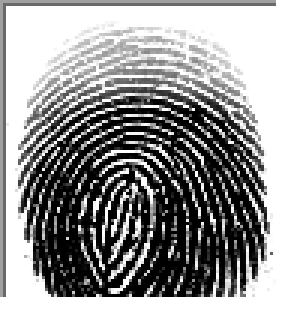
#> input picture Algorithms/Images/Real/1__M_Left_index_finger.BMP, 96 x 103 px (shown 3 times larger); its folder holds 4 pictures in this run
$ python MinutiaeExtraction_OLD.py
#> lines starting #> are read from the running program, lines starting #| are printed output that depends on the picture; after the words box and inside, x2 and y2 are one past the last pixel; in counts of white or black regions, pixels touching at a corner belong together
from PIL import Image, ImageFilter
from skimage.feature import hessian_matrix, hessian_matrix_eigvals
from scipy.ndimage import convolve
import math
import skimage
import matplotlib.image as mpimg
from skimage.morphology import square
from skimage.morphology import convex_hull_image, erosion
import matplotlib.pyplot as plt
import numpy as np
import glob
import random
import imageio
import PIL
import cv2
import pandas as pd


DATA_DIR = "C:\\Users\\Andy\\OneDrive\\Desktop\\FingerPrint Matching Project\\Fingerprint-Matching-System\\Algorithms\\Images\\Real\\"
list_dirs = list(glob.glob(DATA_DIR+"*.BMP"))
num_images = len(list_dirs)
random.seed(42)

r = random.randint(0, num_images)
display_list = list_dirs[r:r+3]

image1 = imageio.v3.imread(display_list[0])
#> image1 is the input picture: shape (103, 96, 4); mean R, G, B, A 125.1, 125.1, 125.1, 234.9
image2 = imageio.v3.imread(display_list[1])
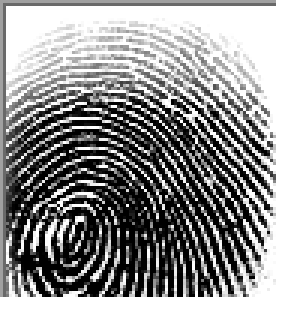
#> input picture Algorithms/Images/Real/1__M_Left_middle_finger.BMP, 96 x 103 px (shown 3 times larger)
#> image2 is the input picture: shape (103, 96, 4); mean R, G, B, A 121.3, 121.3, 121.3, 234.9
image3 = imageio.v3.imread(display_list[2])
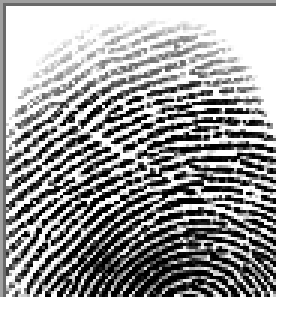
#> input picture Algorithms/Images/Real/1__M_Left_thumb_finger.BMP, 96 x 103 px (shown 3 times larger)
#> image3 is the input picture: shape (103, 96, 4); mean R, G, B, A 139.5, 139.5, 139.5, 234.9

# fig, axes = plt.subplots(1, 3, figsize=(16, 16))
# axes[0].imshow(image1)
# axes[1].imshow(image2)
# axes[2].imshow(image3)


# Image Transforms
#
# 1. Image Smoothening
# 2. Thresholding
# 3. Edge Detection
#
# Image enhancement and preprocessing techniques such as smoothing, thresholding and edge detection are used to make features more prominent in data for extraction to be more accurate.


gauss_blur = cv2.GaussianBlur(image1, (1, 1), 0)
median_blur = cv2.medianBlur(image1, 1)

# fig, axes = plt.subplots(1, 3, figsize=(16, 16))
# axes[0].set_title("original Image")
# axes[0].imshow(image1)
# axes[1].set_title("Gaussian Blurred Image")
# axes[1].imshow(gauss_blur)
# axes[2].set_title("Median Blurred Image")
# axes[2].imshow(median_blur)
#
# # #### Histograms
# fig, axes = plt.subplots(1, 3, figsize=(18, 5))
# axes[0].hist(image1.ravel(), bins=256, color="r")
# axes[1].hist(image2.ravel(), bins=256)
# axes[2].hist(image3.ravel(), bins=256, color="g")

# #### Data seems to be almost binary - implementing mean and adaptive thresholding

# mean thresholding - gives bad results
THRESHOLD1 = image1.mean()
#> THRESHOLD1 = 152.6
THRESHOLD2 = image2.mean()
#> THRESHOLD2 = 149.7
THRESHOLD3 = image3.mean()
#> THRESHOLD3 = 163.3

image1 = np.array(image1 > THRESHOLD1).astype(int) * 255
image2 = np.array(image2 > THRESHOLD2).astype(int) * 254
image3 = np.array(image3 > THRESHOLD3).astype(int) * 254

# fig, axes = plt.subplots(1, 3, figsize=(16, 16))
# axes[0].imshow(image1)
# axes[1].imshow(image2)
# axes[2].imshow(image3)

# Adaptive thresholding from OpenCV library - better than Mean Thresholding

img1 = cv2.imread(display_list[0], 0)
#> img1: shape (103, 96); min 0, max 255, mean 125.1
img2 = cv2.imread(display_list[1], 0)
#> img2: shape (103, 96); min 0, max 255, mean 121.2
img3 = cv2.imread(display_list[2], 0)
#> img3: shape (103, 96); min 0, max 255, mean 139.5

# Otsu's thresholding
ret1, th1 = cv2.threshold(img1, 0, 255, cv2.THRESH_BINARY+cv2.THRESH_OTSU)
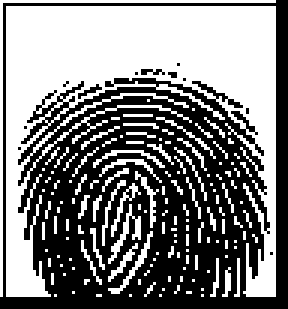
#> th1: shape (103, 96) (shown 3 times larger); 49.9% white; 143 white regions (131 under 20 px), largest, box (x1, y1, x2, y2) and area: (2, 2, 92, 99) 3844, (0, 0, 92, 99) 190, (36, 68, 47, 88) 53
#> ret1 = 125
ret2, th2 = cv2.threshold(img2, 0, 255, cv2.THRESH_BINARY+cv2.THRESH_OTSU)
#> th2: shape (103, 96); 49% white; 125 white regions (105 under 20 px), largest, box (x1, y1, x2, y2) and area: (2, 2, 92, 99) 3542, (0, 0, 92, 99) 190, (2, 77, 14, 99) 72
#> ret2 = 123
ret3, th3 = cv2.threshold(img3, 0, 255, cv2.THRESH_BINARY+cv2.THRESH_OTSU)
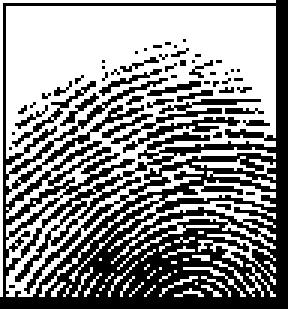
#> th3: shape (103, 96) (shown 3 times larger); 55% white; black in thin lines or dots
#> ret3 = 129

# fig, axes = plt.subplots(1, 3, figsize=(12, 12))
# axes[0].set_title("Otsu's thresholding - Image 1")
# axes[0].imshow(th2)
# axes[1].set_title("Otsu's thresholding - Image 2")
# axes[1].imshow(th2)
# axes[2].set_title("Otsu's thresholding - Image 3")
# axes[2].imshow(th2)

# ### Edge detection:

# convert to grayscale
img_name = display_list[0]
gray_img_array = np.array(Image.open(img_name).convert('P'))

# Robert, Sobel, Prewitt Filters

vertical_robert_filter = np.array([[1, 0], [0, -1]])
horizontal_robert_filter = np.array([[0, 1], [-1, 0]])

vertical_sobel_filter = np.array([[-1, 0, 1], [-2, 0, 2], [-1, 0, 1]])
horizontal_sobel_filter = np.array([[-1, -2, -1], [0, 0, 0], [1, 2, 1]])

vertical_prewitt_filter = np.array([[-1, 0, 1], [-1, 0, 1], [-1, 0, 1]])
horizontal_prewitt_filter = np.array([[-1, -1, -1], [0, 0, 0], [1, 1, 1]])

print("vertical robert filter\n", vertical_robert_filter)
print("horizontal robert filter\n", horizontal_robert_filter)
print("vertical sobel filter: \n", vertical_sobel_filter)
print("horizontal sobel filter: \n", horizontal_sobel_filter)

print("vertical prewitt filter: \n", vertical_prewitt_filter)
print("horizontal prewitt filter: \n", horizontal_prewitt_filter)

# implementing:
gray_img = Image.fromarray(gray_img_array)

convolved_img1 = convolve(gray_img, vertical_robert_filter)
convolved_img1 = convolve(convolved_img1, horizontal_robert_filter)

convolved_img2 = convolve(gray_img, vertical_sobel_filter)
convolved_img2 = convolve(convolved_img2, horizontal_sobel_filter)

convolved_img3 = convolve(gray_img, vertical_prewitt_filter)
convolved_img3 = convolve(gray_img, horizontal_prewitt_filter)
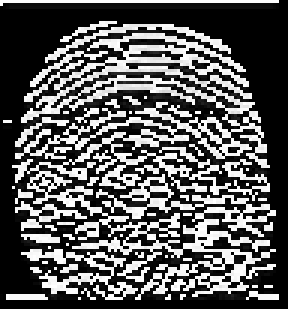
#> convolved_img3: shape (103, 96) (shown 3 times larger); min 0, max 255, mean 89.8

# fig, axes = plt.subplots(1, 3, figsize=(12, 12))
# axes[0].set_title("Robert")
# axes[0].imshow(convolved_img1)
# axes[1].set_title("Sobel")
# axes[1].imshow(convolved_img2)
# axes[2].set_title("Prewitt")
# axes[2].imshow(convolved_img3)

# ### Ridge Detection

src_path = img_name


def detect_ridges(gray, sigma=0.1):
#> called with sigma = 0.15
    H_elems = hessian_matrix(gray, sigma=sigma, order='rc')
#> H_elems = 3 items
    maxima_ridges, minima_ridges = hessian_matrix_eigvals(H_elems)
    return maxima_ridges, minima_ridges


def plot_images(*images):
    images = list(images)
    n = len(images)
    fig, ax = plt.subplots(ncols=n, sharey=True, figsize=(12, 12))
    for i, img in enumerate(images):
        ax[i].imshow(img, cmap='gray')
        ax[i].axis('off')
    plt.subplots_adjust(left=0.03, bottom=0.03, right=0.97, top=0.97)
    plt.show()
#> `img = np.array(img > THRESHOLD1).astype(int)`: img: shape (103, 96) int64; values 0 (black) and 1 (white), 44.9% white; 147 white regions (128 under 20 px), largest, box (x1, y1, x2, y2) and area: (2, 2, 92, 99) 3144, (0, 0, 92, 99) 190, (59, 46, 81, 74) 60
#> `binary_img = skimage.morphology.skeletonize(img)`: binary_img: shape (103, 96) bool; 20.8% white in thin lines or dots
#> `binary_img = np.uint8(binary_img) * 255`: binary_img: shape (103, 96); 20.8% white in thin lines or dots


img = cv2.imread(src_path, 0)  # 0 imports a grayscale
if img is None:
    raise(ValueError(f"Image didn\'t load. Check that '{src_path}' exists."))

a, b = detect_ridges(img, sigma=0.15)

plot_images(img, a, b)

# ### Termination and Bifurcation detection and Minutiae Extraction
#
# The given code extracts features like Termination, Bifurcation and Minutiae from finger prints, the output is shown below the code:
#

def getTerminationBifurcation(img, mask):
    img = img == 255
    (rows, cols) = img.shape
#> rows = 103; cols = 96
    minutiaeTerm = np.zeros(img.shape)
    minutiaeBif = np.zeros(img.shape)

    for i in range(1, rows-1):
        for j in range(1, cols-1):
            if(img[i][j] == 1):
                block = img[i-1:i+2, j-1:j+2]
                block_val = np.sum(block)
                if(block_val == 2):
                    minutiaeTerm[i, j] = 1
                elif(block_val == 4):
                    minutiaeBif[i, j] = 1
#> minutiaeBif: shape (103, 96) float64; values 0 (black) and 1 (white), 2.7% white in thin lines or dots, all inside (x1, y1, x2, y2) = (3, 9, 92, 95)
#> minutiaeTerm: shape (103, 96) float64; values 0 (black) and 1 (white), 2.2% white in thin lines or dots, all inside (x1, y1, x2, y2) = (2, 28, 92, 99)

    mask = convex_hull_image(mask > 0)
#> mask: shape (103, 96) bool; 92.1% white; 1 black region, box (x1, y1, x2, y2) and area: (0, 0, 96, 103) 780
    mask = erosion(mask, square(5))
#> mask: shape (103, 96) bool; 88.3% white; 1 black region, box (x1, y1, x2, y2) and area: (0, 0, 96, 103) 1158
    minutiaeTerm = np.uint8(mask)*minutiaeTerm
#> minutiaeTerm: shape (103, 96) float64; values 0 (black) and 1 (white), 2% white in thin lines or dots, all inside (x1, y1, x2, y2) = (2, 28, 82, 97)
    return(minutiaeTerm, minutiaeBif)


class MinutiaeFeature(object):
    def __init__(self, locX, locY, Orientation, Type):
        self.locX = locX
        self.locY = locY
        self.Orientation = Orientation
        self.Type = Type


def computeAngle(block, minutiaeType):
    angle = 0
    (blkRows, blkCols) = np.shape(block)
    CenterX, CenterY = (blkRows-1)/2, (blkCols-1)/2
    if(minutiaeType.lower() == 'termination'):
        sumVal = 0
        for i in range(blkRows):
            for j in range(blkCols):
                if((i == 0 or i == blkRows-1 or j == 0 or j == blkCols-1) and block[i][j] != 0):
                    angle = -math.degrees(math.atan2(i-CenterY, j-CenterX))
                    sumVal += 1
                    if(sumVal > 1):
                        angle = float('nan')
        return(angle)
    elif(minutiaeType.lower() == 'bifurcation'):
        (blkRows, blkCols) = np.shape(block)
        CenterX, CenterY = (blkRows - 1) / 2, (blkCols - 1) / 2
        angle = []
        sumVal = 0
        for i in range(blkRows):
            for j in range(blkCols):
                if ((i == 0 or i == blkRows - 1 or j == 0 or j == blkCols - 1) and block[i][j] != 0):
                    angle.append(-math.degrees(math.atan2(i -
                                 CenterY, j - CenterX)))
                    sumVal += 1
        if(sumVal != 3):
            angle = float('nan')
        return(angle)


def extractMinutiaeFeatures(skel, minutiaeTerm, minutiaeBif):
    FeaturesTerm = []

    minutiaeTerm = skimage.measure.label(minutiaeTerm, connectivity=2)
#> minutiaeTerm: shape (103, 96) int64; 176 distinct labels, from 0 to 175
    RP = skimage.measure.regionprops(minutiaeTerm)
#> RP = 175 regions; largest, box (x1, y1, x2, y2) and area: (37, 35, 39, 36) 2, (57, 41, 59, 43) 2, (3, 46, 5, 48) 2, (8, 46, 10, 48) 2, (5, 49, 7, 51) 2

    WindowSize = 2
    FeaturesTerm = []
    for i in RP:
        (row, col) = np.int16(np.round(i['Centroid']))
        block = skel[row-WindowSize:row+WindowSize +
                     1, col-WindowSize:col+WindowSize+1]
        angle = computeAngle(block, 'Termination')
        FeaturesTerm.append(MinutiaeFeature(row, col, angle, 'Termination'))
#> this loop made 175 passes
#> (row, col) on passes 1 to 3: (28, 38), (28, 42), (28, 45)

    FeaturesBif = []
    minutiaeBif = skimage.measure.label(minutiaeBif, connectivity=2)
#> minutiaeBif: shape (103, 96) int64; 112 distinct labels, from 0 to 111
    RP = skimage.measure.regionprops(minutiaeBif)
    WindowSize = 1
    for i in RP:
        (row, col) = np.int16(np.round(i['Centroid']))
        block = skel[row-WindowSize:row+WindowSize +
                     1, col-WindowSize:col+WindowSize+1]
        angle = computeAngle(block, 'Bifurcation')
        FeaturesBif.append(MinutiaeFeature(row, col, angle, 'Bifurcation'))
#> this loop made 111 passes
#| 175
#> `BifLabel = skimage.measure.label(minutiaeBif, connectivity=1)`: BifLabel: shape (103, 96) int64; 140 distinct labels, from 0 to 139
#> `TermLabel = skimage.measure.label(minutiaeTerm, connectivity=1)`: TermLabel: shape (103, 96) int64; 190 distinct labels, from 0 to 189
    return(FeaturesTerm, FeaturesBif)


def ShowResults(skel, TermLabel, BifLabel):
    minutiaeBif = TermLabel * 0
#> minutiaeBif: shape (103, 96) int64; every value is 0
    minutiaeTerm = BifLabel * 0

    (rows, cols) = skel.shape
    DispImg = np.zeros((rows, cols, 3), np.uint8)
    DispImg[:, :, 0] = skel
    DispImg[:, :, 1] = skel
    DispImg[:, :, 2] = skel
#> DispImg: shape (103, 96, 3); 20.8% white in thin lines or dots

    RP = skimage.measure.regionprops(BifLabel)
    for idx, i in enumerate(RP):
        (row, col) = np.int16(np.round(i['Centroid']))
        minutiaeBif[row, col] = 1
        (rr, cc) = skimage.draw.circle_perimeter(row, col, 1)
        skimage.draw.set_color(DispImg, (rr, cc), (255, 0, 0))
#> this loop made 139 passes
#> DispImg: shape (103, 96, 3); mean of channels 0, 1, 2 60.2, 47, 47

    RP = skimage.measure.regionprops(TermLabel)
    for idx, i in enumerate(RP):
        (row, col) = np.int16(np.round(i['Centroid']))
        minutiaeTerm[row, col] = 1
        (rr, cc) = skimage.draw.circle_perimeter(row, col, 1)
        skimage.draw.set_color(DispImg, (rr, cc), (0, 0, 255))
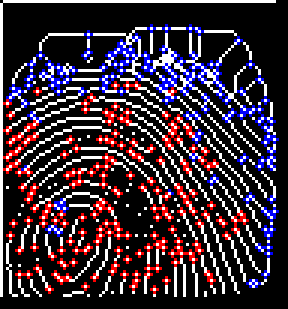
#> DispImg: shape (103, 96, 3) (shown 3 times larger); mean of channels 0, 1, 2 57.7, 44.7, 63.2; drawn as B, G, R
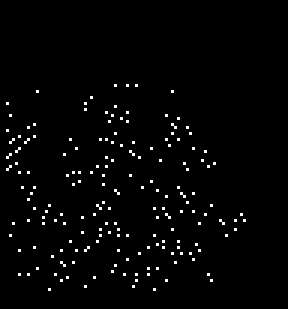
#> minutiaeTerm: shape (103, 96) int64 (shown 3 times larger); values 0 (black) and 1 (white), 1.9% white in thin lines or dots, all inside (x1, y1, x2, y2) = (2, 28, 82, 97)

    plt.figure(figsize=(6, 6))
    plt.title("Minutiae extraction results")
    plt.imshow(DispImg)


img_name = display_list[1]
img = cv2.imread(img_name, 0)
img = np.array(img > THRESHOLD1).astype(int)
binary_img = skimage.morphology.skeletonize(img)
binary_img = np.uint8(binary_img) * 255
mask = img*255

(minutiaeTerm, minutiaeBif) = getTerminationBifurcation(binary_img, mask)
FeaturesTerm, FeaturesBif = extractMinutiaeFeatures(
    binary_img, minutiaeTerm, minutiaeBif)
print("Features Termination")
print(len(FeaturesTerm))
BifLabel = skimage.measure.label(minutiaeBif, connectivity=1)
TermLabel = skimage.measure.label(minutiaeTerm, connectivity=1)
ShowResults(binary_img, TermLabel, BifLabel)
